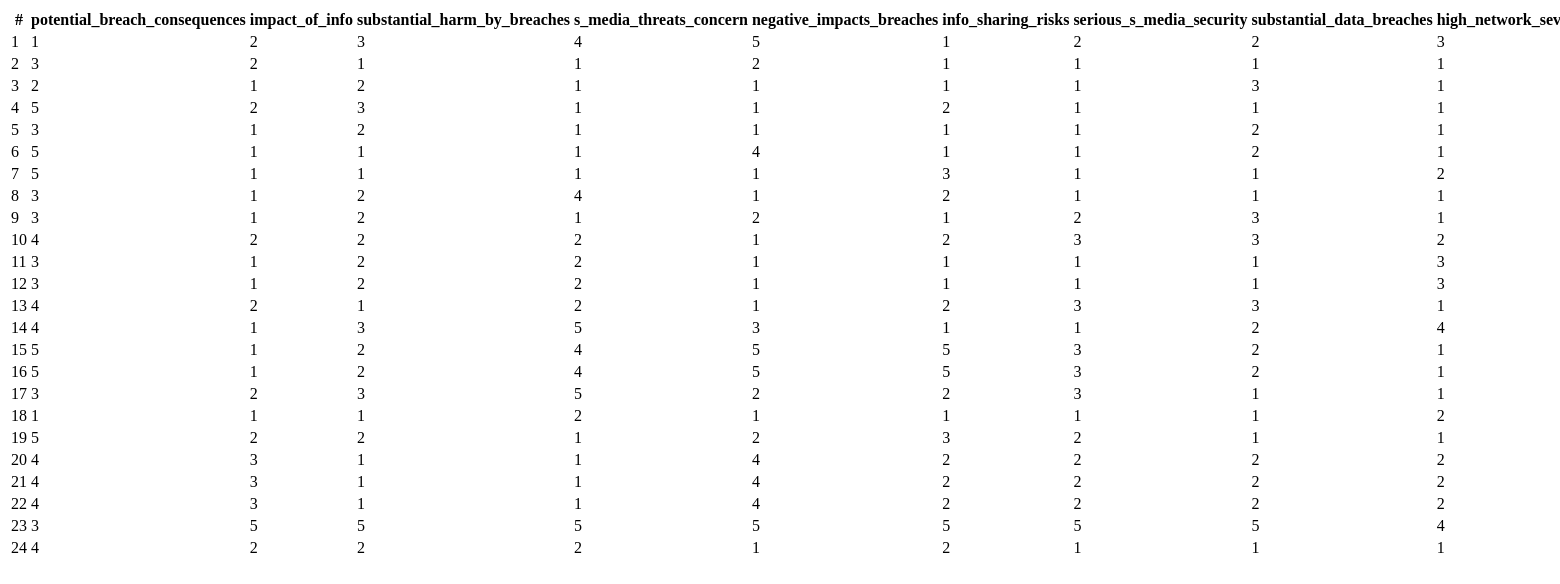
The page /datasets/ on the database as committed earlier.
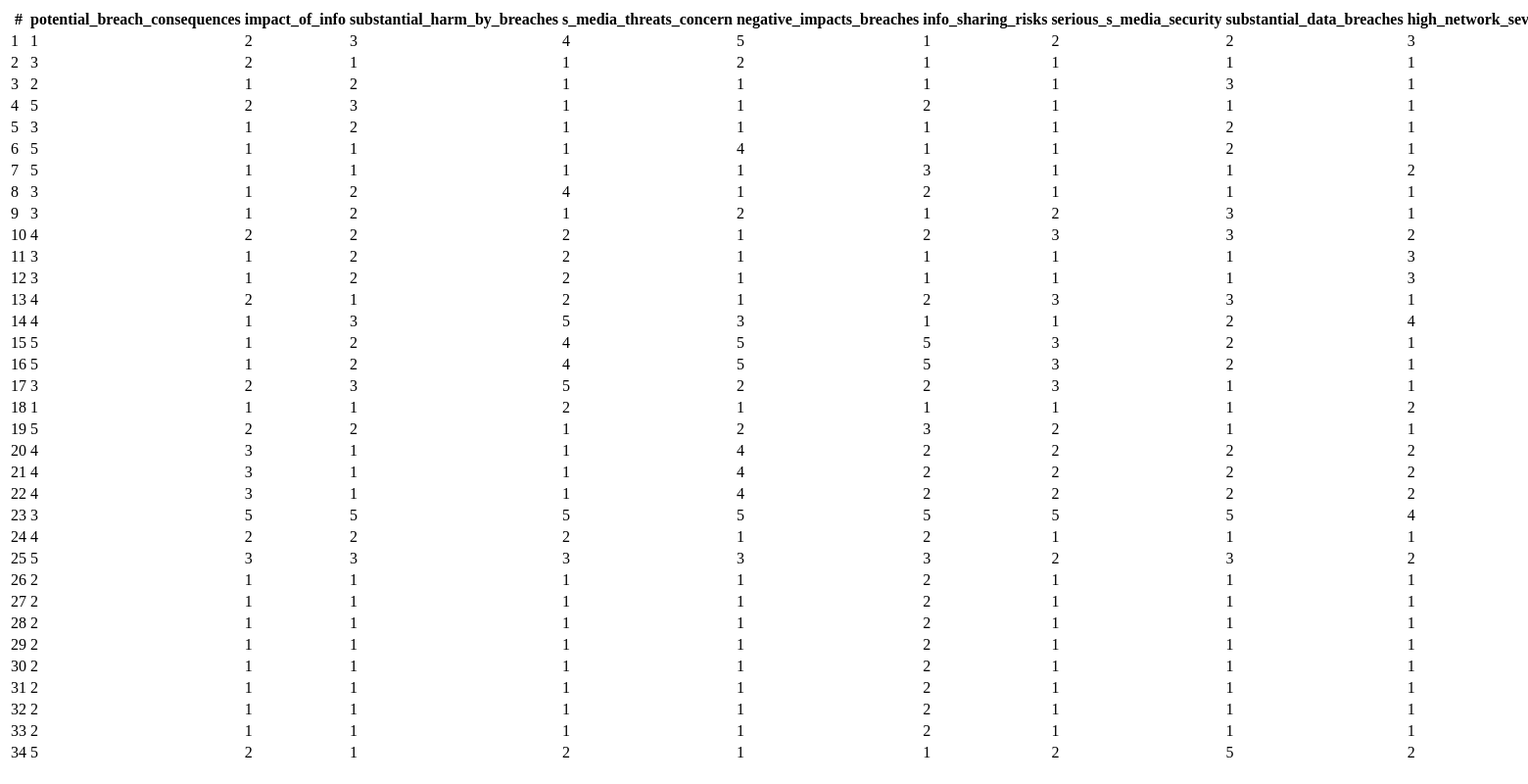
The same page on the database as committed later.
### pmtapp/models.py (models this page shows, shortened)
class PerceivedSeverity(models.Model):
    POTENTIAL_BREACH_CONSEQUENCES = [('1', 'Strongly Agree'), ('2', 'Agree'), ('3', 'Neutral'), ('4', 'Disagree'), ('5', 'Strongly Disagree')]
    INFO_BREACH_IMPACT_CONSEQUENCES = [('1', 'Strongly Agree'), ('2', 'Agree'), ('3', 'Neutral'), ('4', 'Disagree'), ('5', 'Strongly Disagree')]
    SUBSTANTIAL_HARM_BY_BREACHES = [('1', 'Strongly Agree'), ('2', 'Agree'), ('3', 'Neutral'), ('4', 'Disagree'), ('5', 'Strongly Disagree')]
    S_MEDIA_THREAT_CONCERN = [('1', 'Strongly Agree'), ('2', 'Agree'), ('3', 'Neutral'), ('4', 'Disagree'), ('5', 'Strongly Disagree')]
    NEGATIVE_IMPACTS_ON_BREACHES = [('1', 'Strongly Agree'), ('2', 'Agree'), ('3', 'Neutral'), ('4', 'Disagree'), ('5', 'Strongly Disagree')]
    INFO_SHARING_RISKS = [('1', 'Strongly Agree'), ('2', 'Agree'), ('3', 'Neutral'), ('4', 'Disagree'), ('5', 'Strongly Disagree')]
    SERIOUS_S_MEDIA_SECURITY = [('1', 'Strongly Agree'), ('2', 'Agree'), ('3', 'Neutral'), ('4', 'Disagree'), ('5', 'Strongly Disagree')]
    SUBSTANTIAL_DATA_BREACHES = [('1', 'Strongly Agree'), ('2', 'Agree'), ('3', 'Neutral'), ('4', 'Disagree'), ('5', 'Strongly Disagree')]
    HIGH_NETWORK_SEVERITY =[('1', 'Strongly Agree'), ('2', 'Agree'), ('3', 'Neutral'), ('4', 'Disagree'), ('5', 'Strongly Disagree')]
    S_MEDIA_NEGATIVE_CONSEQUENCES = [('1', 'Strongly Agree'), ('2', 'Agree'), ('3', 'Neutral'), ('4', 'Disagree'), ('5', 'Strongly Disagree')]
    potential_breach_consequences = models.CharField('The potential consequences of security breaches on social networks are severe.', choices=POTENTIAL_BREACH_CONSEQUENCES, max_length=20)
    impact_of_info = models.CharField('The impact of unauthorized access to personal information on social networks is significant.', choices=INFO_BREACH_IMPACT_CONSEQUENCES, max_length=20)
    substantial_harm_by_breaches = models.CharField('The potential harm caused by privacy breaches in social network settings is substantial.', choices=SUBSTANTIAL_HARM_BY_BREACHES, max_length=20)
    s_media_threats_concern = models.CharField('The severity of threats to social network security is something I am concerned about.', choices=S_MEDIA_THREAT_CONCERN, max_length=20)
    negative_impacts_breaches = models.CharField('I believe that security breaches on social networks can lead to serious negative consequences.', choices=NEGATIVE_IMPACTS_ON_BREACHES, max_length=20)
    info_sharing_risks = models.CharField('The potential risks associated with sharing personal information on social networks are significant.', choices=INFO_SHARING_RISKS, max_length=20)
    serious_s_media_security = models.CharField('The severity of threats to social network security is something that should be taken seriously.', choices=SERIOUS_S_MEDIA_SECURITY, max_length=20)
    substantial_data_breaches = models.CharField('The potential harm caused by data breaches on social networks is substantial.', choices=SUBSTANTIAL_DATA_BREACHES, max_length=20)
    high_network_severity = models.CharField('I perceive the severity of threats to social network security as high.', choices=HIGH_NETWORK_SEVERITY, max_length=20)
    s_media_negative_consequences = models.CharField('The negative consequences of security vulnerabilities in social network settings are significant.', choices=S_MEDIA_NEGATIVE_CONSEQUENCES, max_length=20)

### pmtapp/views.py (the view)
# urls.py: path('datasets/', views.datasets, name='datasets'),
def datasets(request):
    ps = PerceivedSeverity.objects.all()
    context = {
        'ps': ps
    }
    return render(request, 'datasets.html', context)

### pmtapp/templates/datasets.html (shortened to what this page needs)
<!DOCTYPE html>
<html lang="en">
<head>
</head>
<body>
    <div class="container">
        <div class="row my-4">
            <div class="col-md-12">
                <table class="table bg-white">
                    <thead class="bg-info">
                        <tr>
                            <th scope="col">#</th>
                            <th scope="col">potential_breach_consequences</th>
                            <th scope="col">impact_of_info</th>
                            <th scope="col">substantial_harm_by_breaches</th>
                            <th scope="col">s_media_threats_concern</th>
                            <th scope="col">negative_impacts_breaches</th>
                            <th scope="col">info_sharing_risks</th>
                            <th scope="col">serious_s_media_security</th>
                            <th scope="col">substantial_data_breaches</th>
                            <th scope="col">high_network_severity</th>
                        </tr>
                    </thead>
                    <tbody>
                        {% for p in ps %}
                        <tr>
                            <td>{{ p.id }}</td>
                            <td>{{ p.potential_breach_consequences }}</td>
                            <td>{{ p.impact_of_info }}</td>
                            <td>{{ p.substantial_harm_by_breaches }}</td>
                            <td>{{ p.s_media_threats_concern }}</td>
                            <td>{{ p.negative_impacts_breaches }}</td>
                            <td>{{ p.info_sharing_risks }}</td>
                            <td>{{ p.serious_s_media_security }}</td>
                            <td>{{ p.substantial_data_breaches }}</td>
                            <td>{{ p.high_network_severity }}</td>
                        </tr>
                        {% endfor %}
                    </tbody>
                </table>
            </div>
        </div>
    </div>
</body>
</html>

Rows that differ between the two databases and show on the page:
added PerceivedSeverity: id "25", potential_breach_consequences "5", impact_of_info "3", substantial_harm_by_breaches "3", s_media_threats_concern "3", negative_impacts_breaches "3", info_sharing_risks "3", serious_s_media_security "2", substantial_data_breaches "3", high_network_severity "2"
added PerceivedSeverity: id "26", potential_breach_consequences "2", impact_of_info "1", substantial_harm_by_breaches "1", s_media_threats_concern "1", negative_impacts_breaches "1", info_sharing_risks "2", serious_s_media_security "1", substantial_data_breaches "1", high_network_severity "1"
added PerceivedSeverity: id "27", potential_breach_consequences "2", impact_of_info "1", substantial_harm_by_breaches "1", s_media_threats_concern "1", negative_impacts_breaches "1", info_sharing_risks "2", serious_s_media_security "1", substantial_data_breaches "1", high_network_severity "1"
added PerceivedSeverity: id "28", potential_breach_consequences "2", impact_of_info "1", substantial_harm_by_breaches "1", s_media_threats_concern "1", negative_impacts_breaches "1", info_sharing_risks "2", serious_s_media_security "1", substantial_data_breaches "1", high_network_severity "1"
added PerceivedSeverity: id "29", potential_breach_consequences "2", impact_of_info "1", substantial_harm_by_breaches "1", s_media_threats_concern "1", negative_impacts_breaches "1", info_sharing_risks "2", serious_s_media_security "1", substantial_data_breaches "1", high_network_severity "1"
added PerceivedSeverity: id "30", potential_breach_consequences "2", impact_of_info "1", substantial_harm_by_breaches "1", s_media_threats_concern "1", negative_impacts_breaches "1", info_sharing_risks "2", serious_s_media_security "1", substantial_data_breaches "1", high_network_severity "1"
added PerceivedSeverity: id "31", potential_breach_consequences "2", impact_of_info "1", substantial_harm_by_breaches "1", s_media_threats_concern "1", negative_impacts_breaches "1", info_sharing_risks "2", serious_s_media_security "1", substantial_data_breaches "1", high_network_severity "1"
added PerceivedSeverity: id "32", potential_breach_consequences "2", impact_of_info "1", substantial_harm_by_breaches "1", s_media_threats_concern "1", negative_impacts_breaches "1", info_sharing_risks "2", serious_s_media_security "1", substantial_data_breaches "1", high_network_severity "1"
added PerceivedSeverity: id "33", potential_breach_consequences "2", impact_of_info "1", substantial_harm_by_breaches "1", s_media_threats_concern "1", negative_impacts_breaches "1", info_sharing_risks "2", serious_s_media_security "1", substantial_data_breaches "1", high_network_severity "1"
added PerceivedSeverity: id "34", potential_breach_consequences "5", impact_of_info "2", substantial_harm_by_breaches "1", s_media_threats_concern "2", negative_impacts_breaches "1", info_sharing_risks "1", serious_s_media_security "2", substantial_data_breaches "5", high_network_severity "2"
